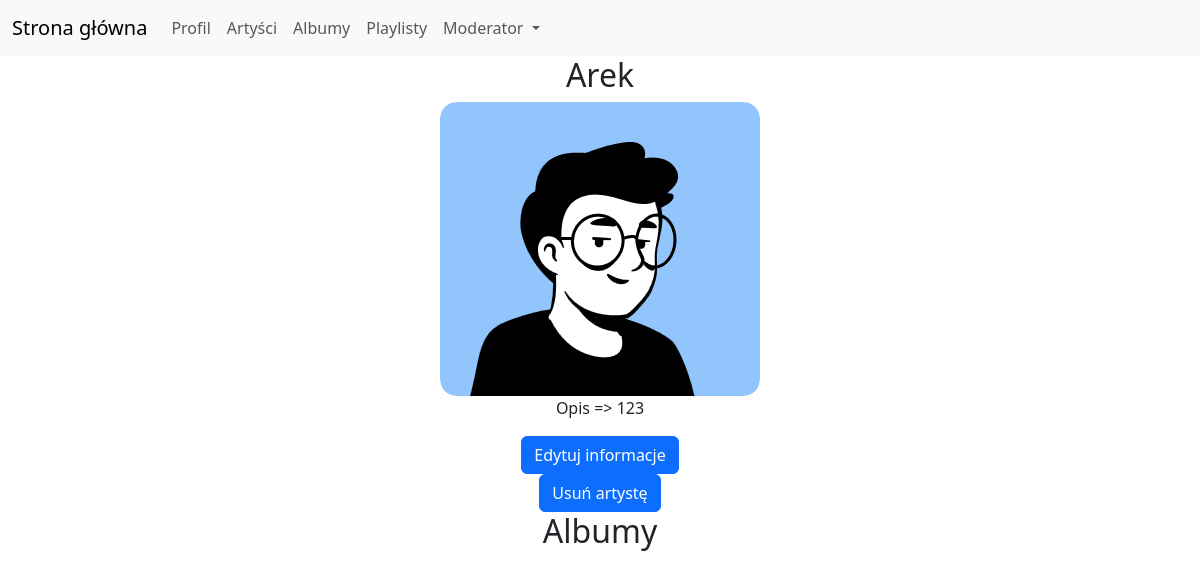
/artists/5/, run on an earlier commit of the app's database.
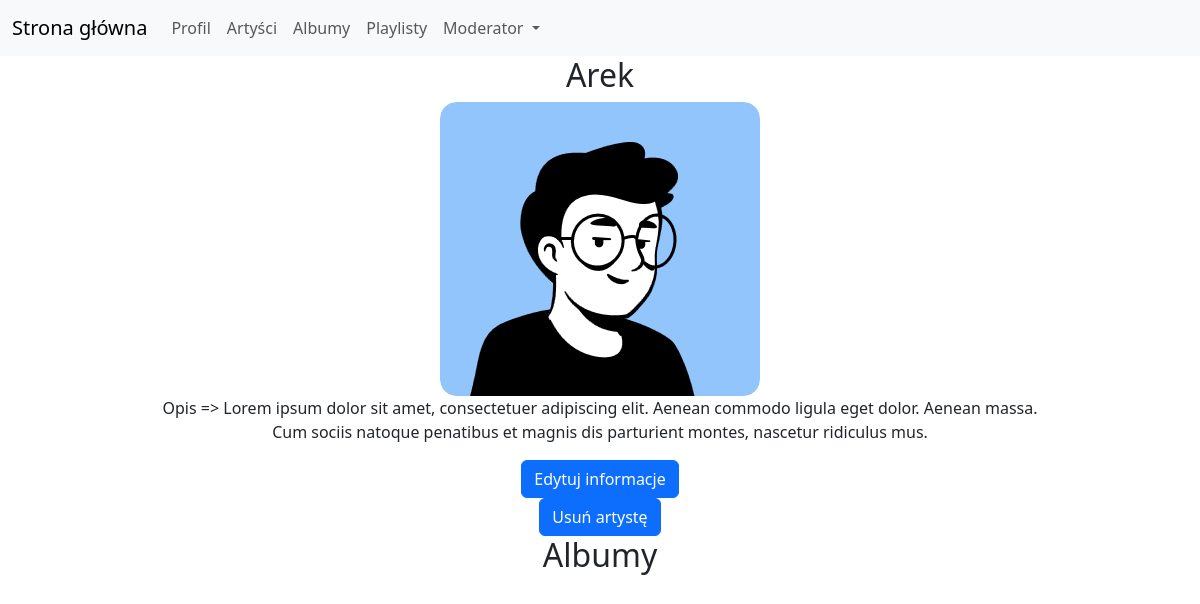
And on a later commit of the database.
### bumbox/models.py (models this page shows)
class Artist(models.Model):
  name = models.CharField(max_length=100)
  description = models.TextField(blank=False, max_length=250)
  picture = models.ImageField(upload_to='images/', blank=True, null=True)

### bumbox/views.py (the view)
# urls.py: path('artists/<int:pk>/', views.show_artist, name="artist-details"),
def show_artist(request, pk):
  artist = get_object_or_404(Artist, pk=pk)
  return render(request, 'public/artist_details.html', {'artist': artist})

### bumbox/templates/public/artist_details.html
{% extends "index.html" %} {% block content %}
<h2>{{artist.name}}</h2>
<img src="{{ artist.picture.url }}" />
<p>Opis => {{artist.description}}</p>
<a href="{% url 'update-artist' artist.pk %}" class="btn btn-primary"
	>Edytuj informacje</a
>
<form action="{% url 'delete-artist' artist.pk %}" method="get">
	<button type="submit" class="btn btn-primary">Usuń artystę</button>
</form>
<h2>Albumy</h2>
{% endblock %}

What changed in the data, as far as the page shows it:
changed Artist "Arek": description "123" → "Lorem ipsum dolor sit amet, consectetuer adipiscing elit. Aenean commodo ligula eget dolor. Aenean massa. Cum sociis natoque penatibus et magnis dis parturient montes, nascetur ridiculus mus."
